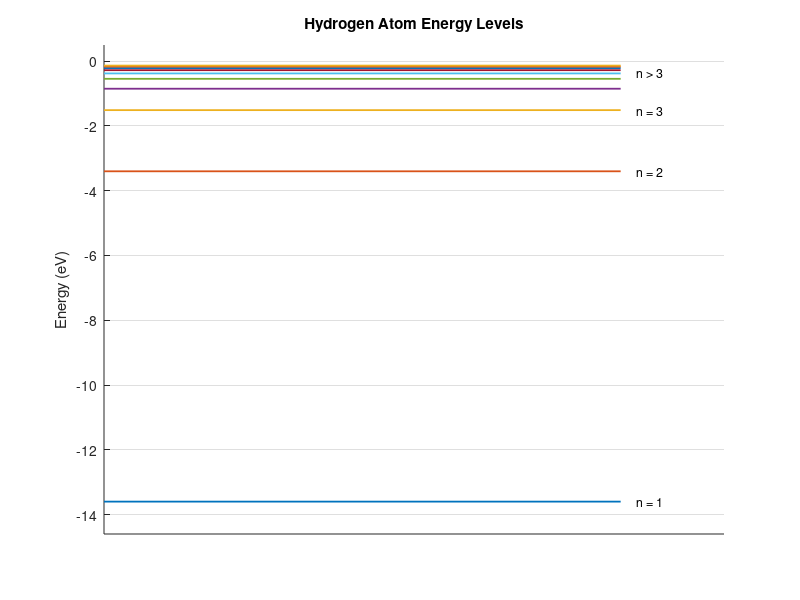

Write MATLAB code to recreate this figure.
%% Plot hydrogen atom energy levels
clc;
clear;
close all;

E1 = -13.6;      % Ground-state energy in electron volts
nMax = 10;       % Number of energy levels to display

figure('Color', 'w');
hold on;
grid on;

for n = 1:nMax
    En = E1 / n^2;
    plot([0 1], [En En], 'LineWidth', 1.3);
end

text(1.03, E1, 'n = 1', 'FontSize', 9);
text(1.03, E1/4, 'n = 2', 'FontSize', 9);
text(1.03, E1/9, 'n = 3', 'FontSize', 9);
text(1.03, -0.35, 'n > 3', 'FontSize', 9);

xlim([0 1.2]);
ylim([E1 - 1, 0.5]);
set(gca, 'XTick', []);
ylabel('Energy (eV)');
title('Hydrogen Atom Energy Levels');
